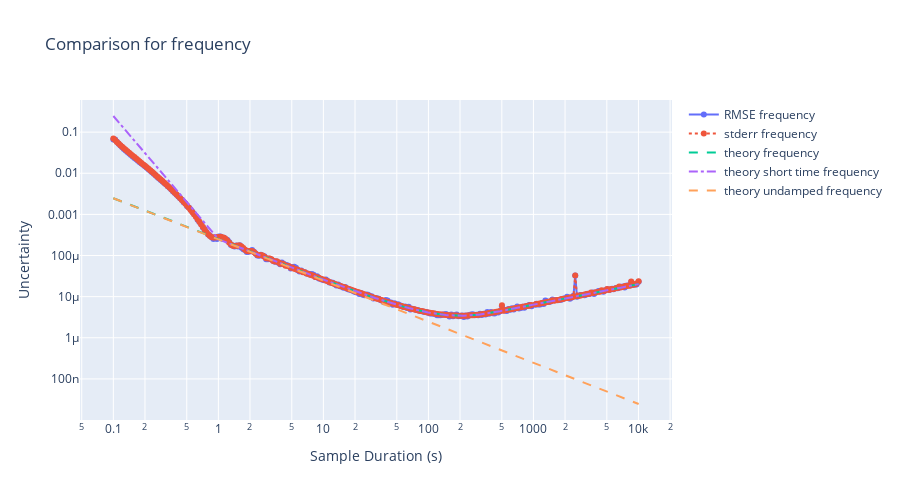
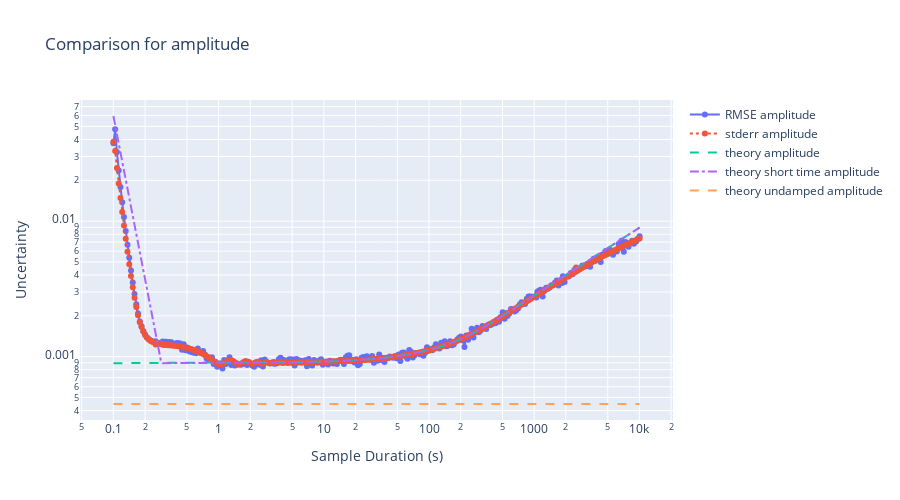
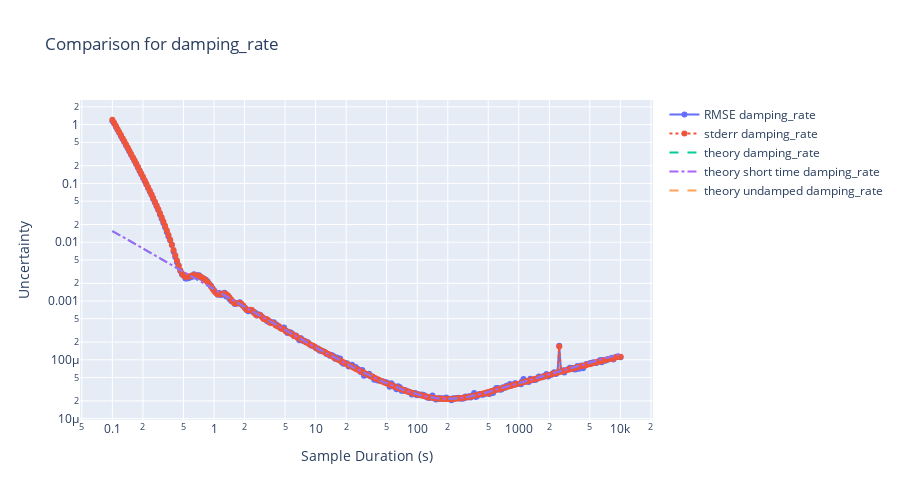
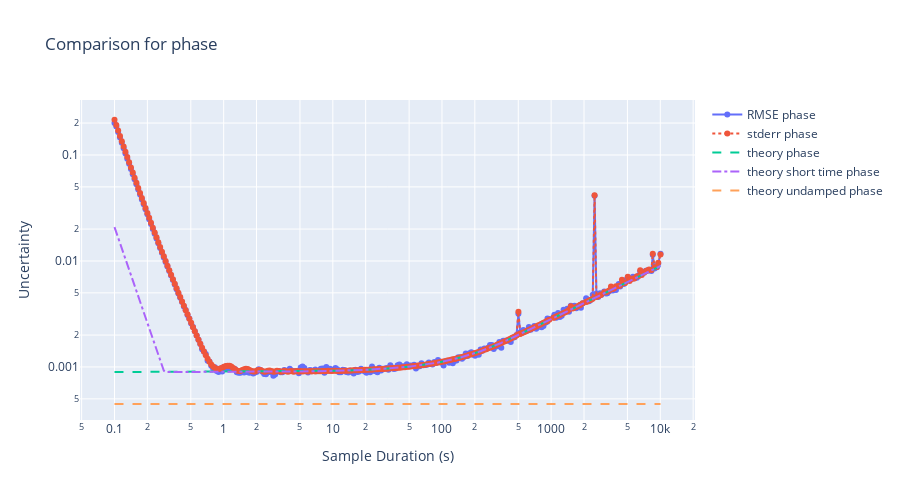

Write notebook code for charts like these, in order.
### Code cell
import anal_fit_err
import importlib
import dataclasses

importlib.reload(anal_fit_err)

# Generate theoretical predictions
theory_undamped_curves = {
    "amplitude": [],
    "frequency": [],
    "phase": [],
    "damping_rate": [],
}

theory_curves = {"amplitude": [], "frequency": [], "phase": [], "damping_rate": []}

theory_short_time_curves = {
    "amplitude": [],
    "frequency": [],
    "phase": [],
    "damping_rate": [],
}

for this_duration in durations:
    est = anal_fit_err.analy_err_in_fit_damp_sine(
        amplitude=true_params["amplitude"],
        samp_num=num_points,
        samp_time=this_duration,
        sigma_obs=noise_scale,
        damp_rate=true_params["damping_rate"],
    )
    theory_curves["amplitude"].append(est.amplitude)
    theory_curves["frequency"].append(est.frequency)
    theory_curves["phase"].append(est.phase)
    theory_curves["damping_rate"].append(est.damping_rate)

    est = anal_fit_err.analy_err_in_fit_cw_sine(
        amplitude=true_params["amplitude"],
        samp_num=num_points,
        samp_time=this_duration,
        sigma_obs=noise_scale,
    )
    theory_undamped_curves["amplitude"].append(est.amplitude)
    theory_undamped_curves["frequency"].append(est.frequency)
    theory_undamped_curves["phase"].append(est.phase)
    theory_undamped_curves["damping_rate"].append(np.nan)

    est = anal_fit_err.analy_err_in_fit_damp_sine_short_analytic(
        amplitude=true_params["amplitude"],
        frequency=true_params["frequency"],
        samp_num=num_points,
        samp_time=this_duration,
        sigma_obs=noise_scale,
        damp_rate=true_params["damping_rate"],
        phase=true_params["phase"],
    )
    theory_short_time_curves["amplitude"].append(est.amplitude)
    theory_short_time_curves["frequency"].append(est.frequency)
    theory_short_time_curves["phase"].append(est.phase)
    theory_short_time_curves["damping_rate"].append(est.damping_rate)


for key in true_params:
    fig = go.Figure()
    fig.add_trace(
        go.Scatter(
            x=durations, y=rmse_results[key], mode="lines+markers", name=f"RMSE {key}"
        )
    )
    fig.add_trace(
        go.Scatter(
            x=durations,
            y=stderr_results[key],
            mode="lines+markers",
            name=f"stderr {key}",
            line=dict(dash="dot"),
        )
    )
    fig.add_trace(
        go.Scatter(
            x=durations,
            y=theory_curves[key],
            mode="lines",
            name=f"theory {key}",
            line=dict(dash="dash"),
        )
    )

    fig.add_trace(
        go.Scatter(
            x=durations,
            y=theory_short_time_curves[key],
            mode="lines",
            name=f"theory short time {key}",
            line=dict(dash="dashdot"),
        )
    )

    fig.add_trace(
        go.Scatter(
            x=durations,
            y=theory_undamped_curves[key],
            mode="lines",
            name=f"theory undamped {key}",
            line=dict(dash="dash"),
        )
    )

    fig.update_layout(
        title=f"Comparison for {key}",
        xaxis_title="Sample Duration (s)",
        yaxis_title="Uncertainty",
        width=900,
        height=500,
        yaxis_type="log",
        xaxis_type="log",
    )
    fig.show()

### Figure 1 — Plotly figure (JSON) as saved in the notebook; plotly's stock layout.template omitted (floating-point values rounded to 4 significant figures; data arrays with more than 128 entries replaced by an {"elided": "..."} marker saying what was removed)
{"data": [{"mode": "lines+markers", "name": "RMSE frequency", "type": "scatter", "x": {"elided": "300 float values"}, "y": {"elided": "300 float values"}}, {"line": {"dash": "dot"}, "mode": "lines+markers", "name": "stderr frequency", "type": "scatter", "x": {"elided": "300 float values"}, "y": {"elided": "300 float values"}}, {"line": {"dash": "dash"}, "mode": "lines", "name": "theory frequency", "type": "scatter", "x": {"elided": "300 float values"}, "y": {"elided": "300 float values"}}, {"line": {"dash": "dashdot"}, "mode": "lines", "name": "theory short time frequency", "type": "scatter", "x": {"elided": "300 float values"}, "y": {"elided": "300 float values"}}, {"line": {"dash": "dash"}, "mode": "lines", "name": "theory undamped frequency", "type": "scatter", "x": {"elided": "300 float values"}, "y": {"elided": "300 float values"}}], "layout": {"height": 500, "title": {"text": "Comparison for frequency"}, "width": 900, "xaxis": {"title": {"text": "Sample Duration (s)"}, "type": "log"}, "yaxis": {"title": {"text": "Uncertainty"}, "type": "log"}}}

### Figure 2 — Plotly figure (JSON) as saved in the notebook; plotly's stock layout.template omitted (floating-point values rounded to 4 significant figures; data arrays with more than 128 entries replaced by an {"elided": "..."} marker saying what was removed)
{"data": [{"mode": "lines+markers", "name": "RMSE amplitude", "type": "scatter", "x": {"elided": "300 float values"}, "y": {"elided": "300 float values"}}, {"line": {"dash": "dot"}, "mode": "lines+markers", "name": "stderr amplitude", "type": "scatter", "x": {"elided": "300 float values"}, "y": {"elided": "300 float values"}}, {"line": {"dash": "dash"}, "mode": "lines", "name": "theory amplitude", "type": "scatter", "x": {"elided": "300 float values"}, "y": {"elided": "300 float values"}}, {"line": {"dash": "dashdot"}, "mode": "lines", "name": "theory short time amplitude", "type": "scatter", "x": {"elided": "300 float values"}, "y": {"elided": "300 float values"}}, {"line": {"dash": "dash"}, "mode": "lines", "name": "theory undamped amplitude", "type": "scatter", "x": {"elided": "300 float values"}, "y": {"elided": "300 float values"}}], "layout": {"height": 500, "title": {"text": "Comparison for amplitude"}, "width": 900, "xaxis": {"title": {"text": "Sample Duration (s)"}, "type": "log"}, "yaxis": {"title": {"text": "Uncertainty"}, "type": "log"}}}

### Figure 3 — Plotly figure (JSON) as saved in the notebook; plotly's stock layout.template omitted (floating-point values rounded to 4 significant figures; data arrays with more than 128 entries replaced by an {"elided": "..."} marker saying what was removed)
{"data": [{"mode": "lines+markers", "name": "RMSE damping_rate", "type": "scatter", "x": {"elided": "300 float values"}, "y": {"elided": "300 float values"}}, {"line": {"dash": "dot"}, "mode": "lines+markers", "name": "stderr damping_rate", "type": "scatter", "x": {"elided": "300 float values"}, "y": {"elided": "300 float values"}}, {"line": {"dash": "dash"}, "mode": "lines", "name": "theory damping_rate", "type": "scatter", "x": {"elided": "300 float values"}, "y": {"elided": "300 float values"}}, {"line": {"dash": "dashdot"}, "mode": "lines", "name": "theory short time damping_rate", "type": "scatter", "x": {"elided": "300 float values"}, "y": {"elided": "300 float values"}}, {"line": {"dash": "dash"}, "mode": "lines", "name": "theory undamped damping_rate", "type": "scatter", "x": {"elided": "300 float values"}, "y": {"elided": "300 null values"}}], "layout": {"height": 500, "title": {"text": "Comparison for damping_rate"}, "width": 900, "xaxis": {"title": {"text": "Sample Duration (s)"}, "type": "log"}, "yaxis": {"title": {"text": "Uncertainty"}, "type": "log"}}}

### Figure 4 — Plotly figure (JSON) as saved in the notebook; plotly's stock layout.template omitted (floating-point values rounded to 4 significant figures; data arrays with more than 128 entries replaced by an {"elided": "..."} marker saying what was removed)
{"data": [{"mode": "lines+markers", "name": "RMSE phase", "type": "scatter", "x": {"elided": "300 float values"}, "y": {"elided": "300 float values"}}, {"line": {"dash": "dot"}, "mode": "lines+markers", "name": "stderr phase", "type": "scatter", "x": {"elided": "300 float values"}, "y": {"elided": "300 float values"}}, {"line": {"dash": "dash"}, "mode": "lines", "name": "theory phase", "type": "scatter", "x": {"elided": "300 float values"}, "y": {"elided": "300 float values"}}, {"line": {"dash": "dashdot"}, "mode": "lines", "name": "theory short time phase", "type": "scatter", "x": {"elided": "300 float values"}, "y": {"elided": "300 float values"}}, {"line": {"dash": "dash"}, "mode": "lines", "name": "theory undamped phase", "type": "scatter", "x": {"elided": "300 float values"}, "y": {"elided": "300 float values"}}], "layout": {"height": 500, "title": {"text": "Comparison for phase"}, "width": 900, "xaxis": {"title": {"text": "Sample Duration (s)"}, "type": "log"}, "yaxis": {"title": {"text": "Uncertainty"}, "type": "log"}}}
